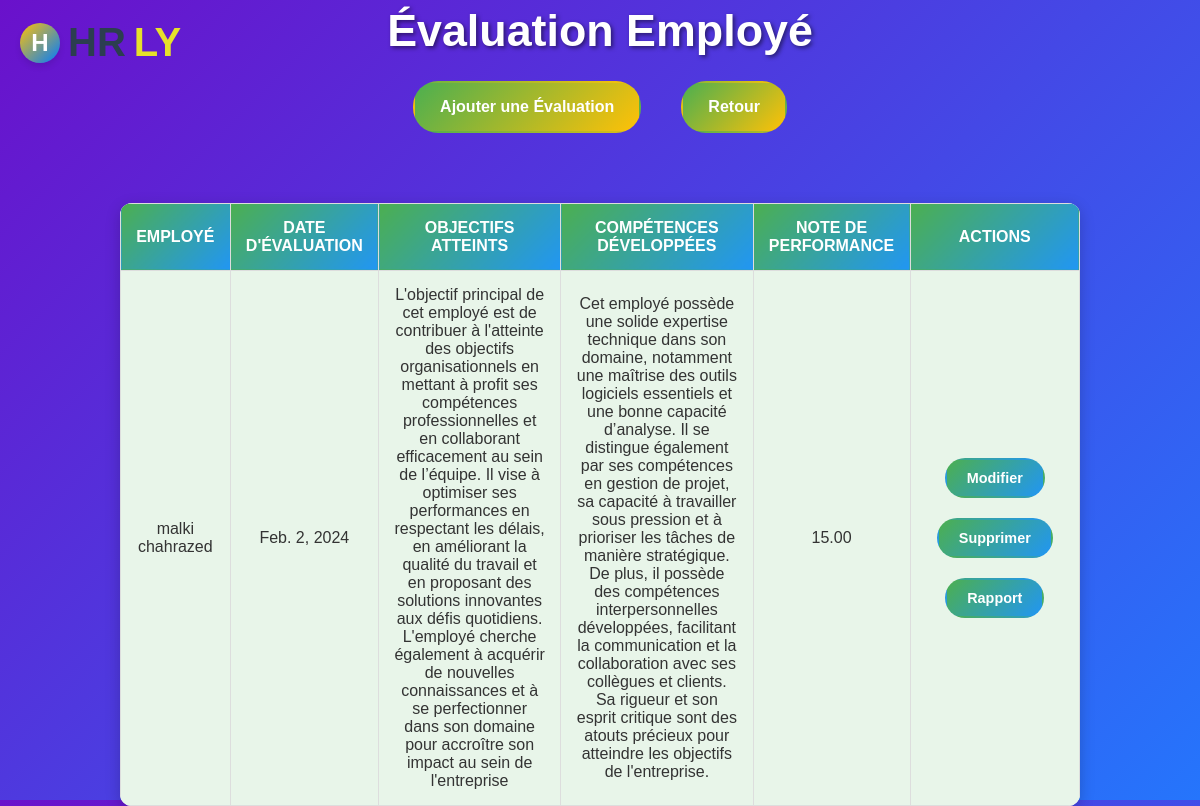
Page /main/manager/ on the earlier database version.
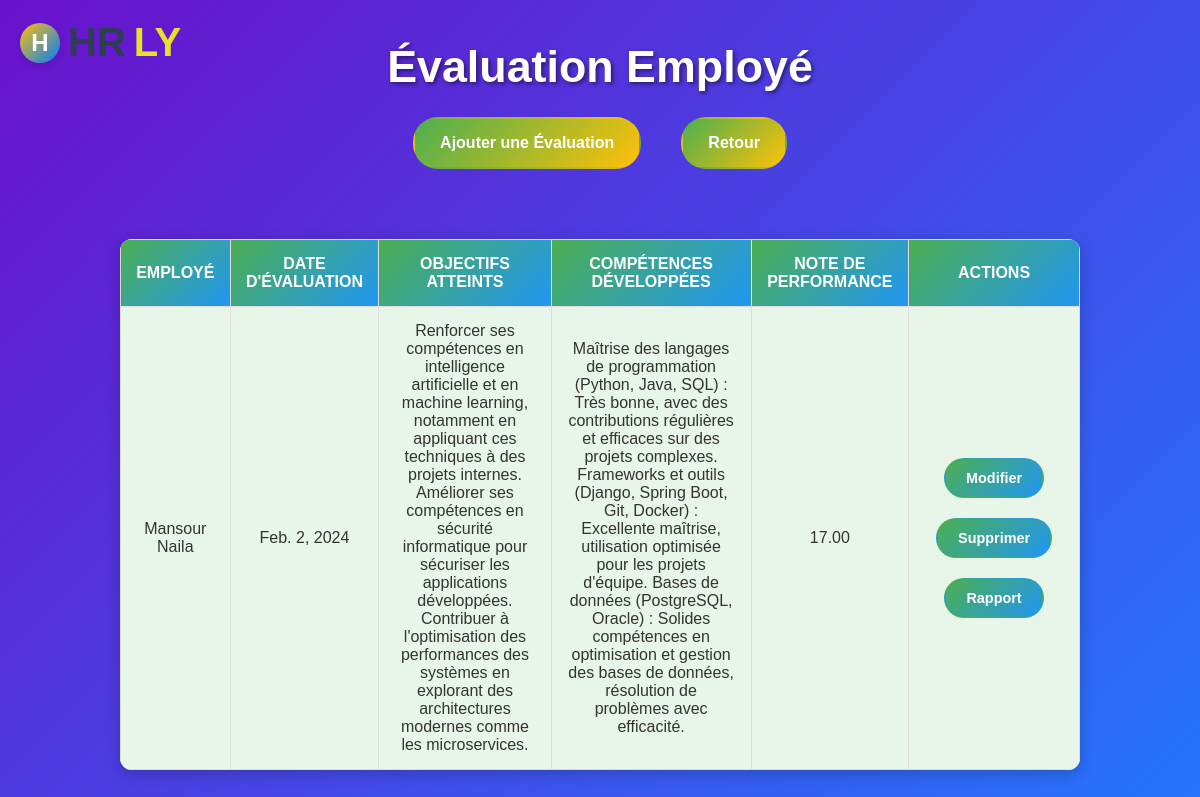
Same page on the later database version.
### projectapp/models.py (models this page shows, shortened)
class Evaluation(models.Model):
    id_employe=models.ForeignKey(Employe,on_delete=models.CASCADE)
    date_evaluation=models.DateField()
    objecttifs=models.TextField()
    competances=models.TextField()
    performance_globale = models.DecimalField(max_digits=5, decimal_places=2)

class Employe(models.Model):
    CHOICE_SEXE =[('female','female'),('male','male')]
    code = models.CharField(max_length=10, unique=True)
    nom = models.CharField(max_length=100)
    prenom = models.CharField(max_length=100)
    date_naissance = models.DateField()
    date_embauche = models.DateField()
    adresse = models.TextField()
    id_service =  models.ForeignKey(Service,on_delete=models.CASCADE)
    historique_professionnel = models.TextField(blank=True, null=True)
    competences = models.TextField(blank=True, null=True)
    formations = models.TextField(blank=True, null=True)
    solde_conge = models.PositiveIntegerField(default=0)
    droits_conge = models.PositiveIntegerField(default=0)
    nb_absence = models.PositiveIntegerField(default=0)  # Compteur d'absences
    nb_massrouf=models.PositiveIntegerField(default=0)
    sexe=models.CharField(max_length=10,choices=CHOICE_SEXE)
    def __str__(self):
        return f"{self.nom} {self.prenom}"

### projectapp/views.py (the view)
# urls.py: path('manager/', views.evaluation_employe, name='evaluation_employe'),  # Évaluation Manager
def evaluation_employe(request):
    evaluations = Evaluation.objects.all()
    return render(request, 'manager/evaluation_employe.html', {'evaluations': evaluations})

### projectapp/templates/manager/evaluation_employe.html (shortened to what this page needs)
<!DOCTYPE html>
<html lang="fr">
<head>
</head>
<body>
    <div class="logo">
        <div class="logo-icon">H</div>
        <span>HR</span><span>ly</span>
    </div>
    <h1>Évaluation Employé</h1>
    <div class="buttons-container">
        <a href="{% url 'evaluation_create' %}">Ajouter une Évaluation</a>
        <a href="{% url 'home' %}">Retour</a>
    </div>
    <table>
        <tr>
            <th>Employé</th>
            <th>Date d'Évaluation</th>
            <th>Objectifs Atteints</th>
            <th>Compétences Développées</th>
            <th>Note de performance</th>
            <th>Actions</th>
        </tr>
        {% for evaluation in evaluations %}
        <tr>
            <td>{{ evaluation.id_employe }}</td>
            <td>{{ evaluation.date_evaluation }}</td>
            <td>{{ evaluation.objecttifs }}</td>
            <td>{{ evaluation.competances }}</td>
            <td>{{ evaluation.performance_globale }}</td>
            <td>
                <a href="{% url 'evaluation_update' evaluation.pk %}">Modifier</a>
                <a href="{% url 'evaluation_delete' evaluation.pk %}" onclick="return confirmDelete()">Supprimer</a>
                <a href="{% url 'generate_report_for_evaluation' evaluation.pk %}">Rapport</a>
            </td>
        </tr>
        {% endfor %}
    </table>
</body>
</html>

Differences in the rows shown:
removed Evaluation: id_employe "malki chahrazed", date_evaluation "Feb. 2, 2024", objecttifs "L'objectif principal de cet employé est de contribuer à l'atteinte des objectifs organisationnels en mettant à profit ses compétences professionnelles et en collaborant efficacement au sein de l’équipe. Il vise à optimiser ses performances en respectant les délais, en améliorant la qualité du travail et en proposant des solutions innovantes aux défis quotidiens. L'employé cherche également à acquérir de nouvelles connaissances et à se perfectionner dans son domaine pour accroître son impact au sein de l'entreprise", competances "Cet employé possède une solide expertise technique dans son domaine, notamment une maîtrise des outils logiciels essentiels et une bonne capacité d’analyse. Il se distingue également par ses compétences en gestion de projet, sa capacité à travailler sous pression et à prioriser les tâches de manière stratégique. De plus, il possède des compétences interpersonnelles développées, facilitant la communication et la collaboration avec ses collègues et clients. Sa rigueur et son esprit critique sont des atouts précieux pour atteindre les objectifs de l'entreprise.", performance_globale "15.00"
added Evaluation: id_employe "Mansour Naila", date_evaluation "Feb. 2, 2024", objecttifs "Renforcer ses compétences en intelligence artificielle et en machine learning, notamment en appliquant ces techniques à des projets internes. Améliorer ses compétences en sécurité informatique pour sécuriser les applications développées. Contribuer à l'optimisation des performances des systèmes en explorant des architectures modernes comme les microservices.", competances "Maîtrise des langages de programmation (Python, Java, SQL) : Très bonne, avec des contributions régulières et efficaces sur des projets complexes. Frameworks et outils (Django, Spring Boot, Git, Docker) : Excellente maîtrise, utilisation optimisée pour les projets d'équipe. Bases de données (PostgreSQL, Oracle) : Solides compétences en optimisation et gestion des bases de données, résolution de problèmes avec efficacité.", performance_globale "17.00"
